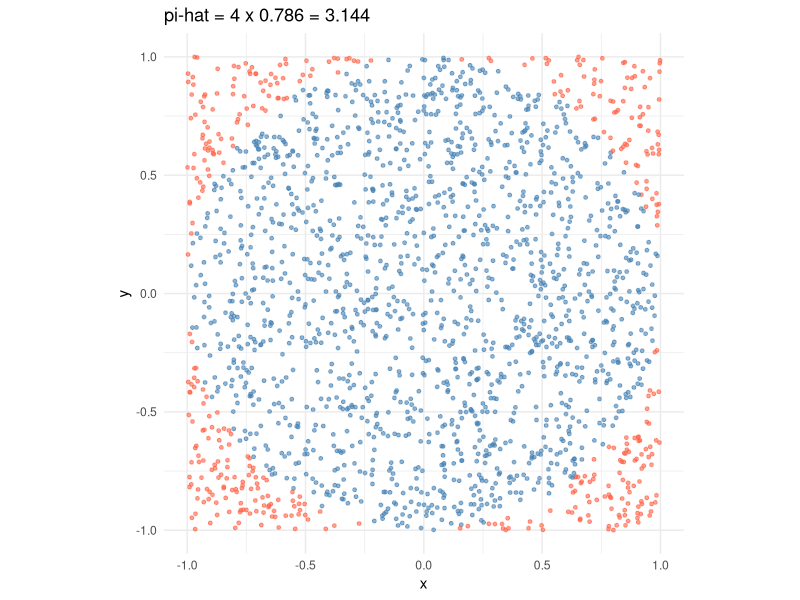
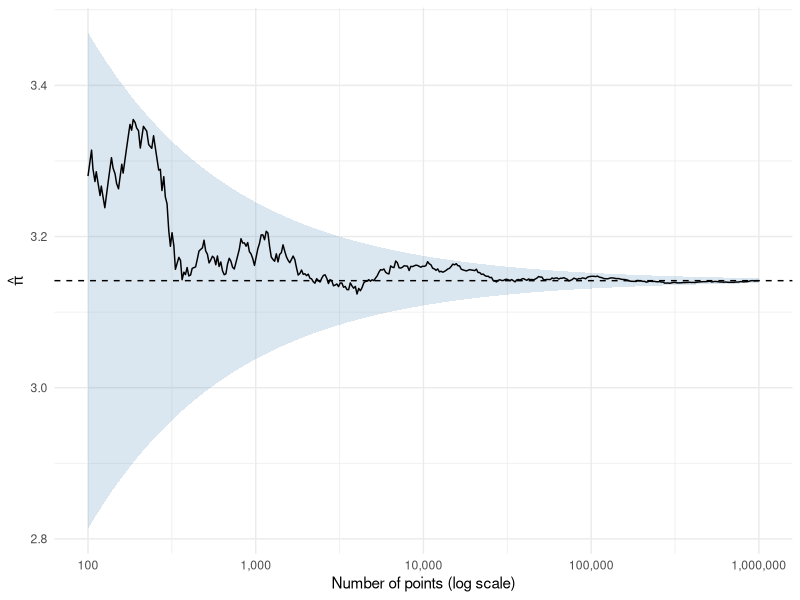

Reproduce these figures in R, in order. (Note: this script raises an error after producing the figures.)
## ---- chunk 1
#| label: setup
#| include: false
library(ggplot2)
knitr::opts_chunk$set(message = FALSE, warning = FALSE)
## ---- chunk 2
#| label: dots
#| echo: false
#| fig-width: 5
#| fig-height: 5
#| out-width: 50%
#| fig-align: center
#| fig-cap: "2,000 random points. Blue points fall inside the unit circle."
set.seed(2312)
dots <- data.frame(x = runif(2000, -1, 1), y = runif(2000, -1, 1))
dots$inside <- with(dots, x^2 + y^2 <= 1)
ggplot(dots, aes(x, y, colour = inside)) +
  geom_point(alpha = .6, size = 1) +
  scale_colour_manual(values = c(`TRUE` = "steelblue", `FALSE` = "tomato"),
                      guide = "none") +
  coord_equal() +
  labs(title = sprintf("pi-hat = 4 x %.3f = %.3f",
                       mean(dots$inside), 4 * mean(dots$inside))) +
  theme_minimal()
## ---- chunk 3
#| label: convergence
#| echo: false
#| fig-width: 7
#| fig-height: 3.5
#| fig-cap: "Running estimate of π from one million points, with a ±2 SE band around the true value."
set.seed(123)
N <- 1e6
inside <- (runif(N, -1, 1)^2 + runif(N, -1, 1)^2) <= 1
keep <- unique(round(10^seq(2, 6, length.out = 400)))
conv <- data.frame(N = keep, pihat = 4 * cumsum(inside)[keep] / keep)
conv$se <- 4 * sqrt((pi / 4) * (1 - pi / 4) / conv$N)
ggplot(conv, aes(N, pihat)) +
  geom_ribbon(aes(ymin = pi - 2 * se, ymax = pi + 2 * se),
              fill = "steelblue", alpha = .2) +
  geom_hline(yintercept = pi, linetype = "dashed") +
  geom_line() +
  scale_x_log10(labels = scales::label_comma()) +
  labs(x = "Number of points (log scale)", y = expression(hat(pi))) +
  theme_minimal()
## ---- chunk 4
#| label: simpi-code
#| file: scripts/simpi.R
#| eval: true
## ---- chunk 5
#| label: known-answer
#| echo: true
seeds <- make_seeds(10000)

serial   <- sapply(1:10000, simpi, n = 10000, seeds = seeds)
parallel <- unlist(parallel::mclapply(1:10000, simpi, n = 10000,
                                      seeds = seeds, mc.cores = 2))

sprintf("%.12f", c(serial = mean(serial), parallel = mean(parallel)))
## ---- chunk 6
#| label: split
#| echo: true
nsims <- 10; ntasks <- 4
lapply(1:ntasks, function(a) seq(a, nsims, by = ntasks))
